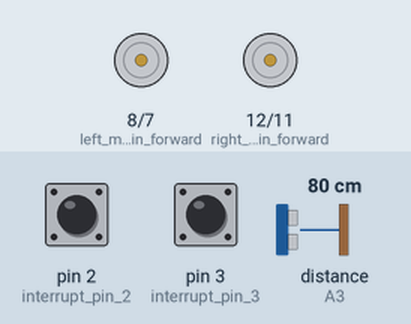
This sketch was run on a simulated Teensy 3. On the bench: motor-driver pin pairs drawn as motors (green arrow = first pin HIGH = forward, orange = second pin HIGH = backward, longer = more drive, scaled by the enable pin). Inputs (shaded band) come from the test bench; at power-on: pin 2 (interrupt_pin_2) HIGH, pin 3 (interrupt_pin_3) HIGH, distance to the obstacle (sensor on A3) 80 cm. The echo pulse lasts 58.3 µs per cm; what the sketch prints to the serial monitor is not drawn.

Above: at 0.15 s.
At 4.4 s:
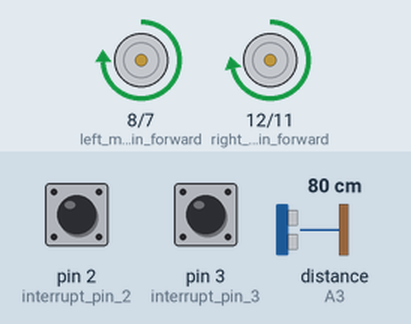
At 11.4 s:
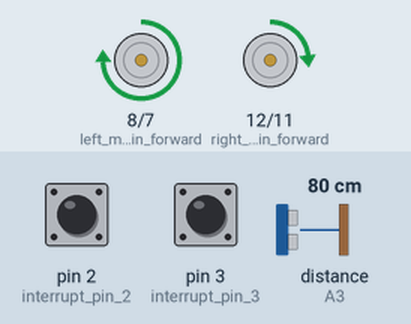
At 23.9 s:
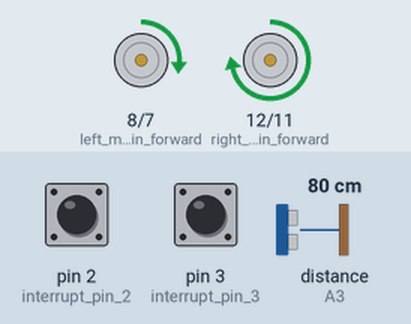
Timing chart, 0 to 25.4 s (numbered marks = the images above):
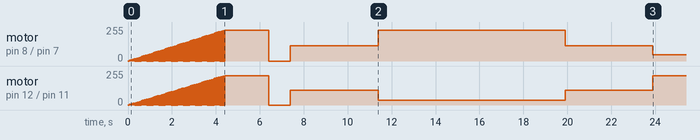

The sketch:

main.ino
```cpp
#include "Arduino.h"
#include "Motor.h"
#include "Sensor.h"

namespace
{
  const byte interrupt_pin_2 = 2;
  const byte interrupt_pin_3 = 3;

  const auto speed = 220;

  // Instantiate the two motor objects, passing in the side of the robot the motor is on
  Motor left_motor{"left"};
  Motor right_motor{"right"};

  // Instantiate a sensor object
  Sensor sensor{};

   float speedMultiplier = 0; //Used in accelerating the rover


}

void setup()
{
  Serial.begin(115200);
  pinMode(interrupt_pin_2, INPUT_PULLUP);
  pinMode(interrupt_pin_3, INPUT_PULLUP);
  attachInterrupt(digitalPinToInterrupt(interrupt_pin_2), left_motor_pulse_interrupt, RISING);
  attachInterrupt(digitalPinToInterrupt(interrupt_pin_3), right_motor_pulse_interrupt, RISING);

}

void loop()
{
    Serial.println(sensor.distance_down());
    if(speedMultiplier < 1){
      speedMultiplier += 0.005;
      left_motor.forward(speed * 1.05 * speedMultiplier);
      right_motor.forward(speed * speedMultiplier);

      delay(10);
      Stop();
      delay(10);
    }else{
      speedMultiplier = 1;
      MoveForward();
      delay(2000);
      Stop();
      delay(1000);
      FigureOfEight();
      delay(20000);
      FigureOfEight();
      delay(5999999);

    }


}


void left_motor_pulse_interrupt()
{
  left_motor.inc_pulse();
}

void right_motor_pulse_interrupt()
{
  right_motor.inc_pulse();
}

//Moves forwards for a time based on the argument provided
void MoveForward(float moveTime){

    left_motor.forward(speed * speedMultiplier);

    right_motor.forward(speed * speedMultiplier);
    delay(moveTime);
    Stop();
    delay(800);
}

//Moves forwards until instructed otherwise
void MoveForward(){

    left_motor.forward(speed * 1.05);
    right_motor.forward(speed);
}

//Moves backwards for time based on the argument provided
void MoveBackward(float moveTime){

    left_motor.reverse(speed * 1.05);
    right_motor.reverse(speed);
    delay(moveTime);
    Stop();
    delay(800);
}

//moves backwards until instructed otherwise
void MoveBackward(){

    left_motor.reverse(speed * 1.05);
    right_motor.reverse(speed);
}

//turns left based on the turn argument provided
void TurnLeft(float turn){

    left_motor.reverse(speed  * 0.75);
    right_motor.forward(speed * 0.75);
    delay((turn * 3000) / 0.75);
    Stop();
    delay(800);

}

//turns right based on the turn argument provided
void TurnRight(float turn){

    left_motor.forward(speed * 0.75);
    right_motor.reverse(speed * 0.75);
    delay((turn * 2900) / 0.7);
    Stop();
    delay(800);
}

//turns right until told otherwise
void TurnRight(){

    left_motor.forward(speed * 0.75);
    right_motor.reverse(speed * 0.75);
}

//Stops both motors
void Stop(){
  left_motor.stop();
  right_motor.stop();
}


//Move forwards until detects obstacle then does a 360, moves backwards, then does a 180 turn
void DemoMoonWalk(){
  if(sensor.distance_forwards() < 10){

      MoveBackward(500);
      TurnRight(1.57);

      MoveBackward(1500);
      TurnRight(0.86);

      MoveForward(1500);

      delay(1000000);
    }else{
      MoveForward();
    }
    delay(50);
}

void FigureOfEight(){
  left_motor.forward((speed * 1.05)/2);
  right_motor.forward(speed/2);
  delay(4000);
  left_motor.forward((speed * 1.05));
  right_motor.forward(speed/6);
  delay(8500);

  left_motor.forward((speed * 1.05)/2);
  right_motor.forward(speed/2);
  delay(4000);
  left_motor.forward((speed * 1.05)/5);
  right_motor.forward(speed);
  delay(8500);
}


/*


  (left_motor.get_pulse_count() = count {
  if(left_motor.get_pulse_count() < count + 502)
   left_motor.forward(movementSpeed - 4);

(right_motor.get_pulse_count() = count1 {
if(right_motor.get_pulse_count() < count1 + 502)
  right_motor.forward(movementSpeed);

*/
```

Motor.cpp
```cpp
#include "Arduino.h"
#include "Motor.h"

namespace {
  static const byte max_speed_value = 255;
}

Motor::Motor(String side)
{
  // Setup the pins dependent upon which motor is instantiated
  if (side == "left") {
    pinMode(left_motor_pin_enable, OUTPUT);
    pinMode(left_motor_pin_forward, OUTPUT);
    pinMode(left_motor_pin_reverse, OUTPUT);

    enable_pin = left_motor_pin_enable;
    forward_pin = left_motor_pin_forward;
    reverse_pin = left_motor_pin_reverse;
  } else if (side == "right"){
    pinMode(right_motor_pin_enable, OUTPUT);
    pinMode(right_motor_pin_forward, OUTPUT);
    pinMode(right_motor_pin_reverse, OUTPUT);

    enable_pin = right_motor_pin_enable;
    forward_pin = right_motor_pin_forward;
    reverse_pin = right_motor_pin_reverse;
  }
  disable();
}

void Motor::set_speed(int _speed)
{
  speed = _speed;
  analogWrite(enable_pin, speed);
}

void Motor::forward(int speed)
{
  set_speed(speed);
  digitalWrite(forward_pin, HIGH);
  digitalWrite(reverse_pin, LOW);
}

void Motor::reverse(int speed)
{
  set_speed(speed);
  digitalWrite(forward_pin, LOW);
  digitalWrite(reverse_pin, HIGH);
}

void Motor::stop(int speed)
{
  set_speed(speed);
  digitalWrite(forward_pin, HIGH);
  digitalWrite(reverse_pin, HIGH);
}

void Motor::disable()
{
  set_speed(0);
  digitalWrite(forward_pin, LOW);
  digitalWrite(reverse_pin, LOW);
}
```

Motor.h
```cpp
#ifndef MOTOR_H
#define MOTOR_H

#include "Arduino.h"

class Motor
{
  private:
    int speed = 0;
    int enable_pin = 0;
    int forward_pin = 0;
    int reverse_pin = 0;
    volatile unsigned long pulse_count = 0;

    const byte interrupt_pin_2 = 2;
    const byte interrupt_pin_3 = 3;

    const byte left_motor_pin_enable = 9;
    const byte left_motor_pin_forward = 8;
    const byte left_motor_pin_reverse = 7;
    const byte right_motor_pin_enable = 10;
    const byte right_motor_pin_forward = 12;
    const byte right_motor_pin_reverse = 11;

  public:
    static const int default_speed = 100;
    Motor(String side);

    void set_speed(int speed = default_speed);
    int get_speed() const { return speed; }
    void forward(int speed = default_speed);
    void reverse(int speed = default_speed);
    void stop(int speed = default_speed);
    void disable();

    void inc_pulse() { pulse_count++; }
    unsigned long get_pulse_count() const { return pulse_count; }
};

#endif
```

Sensor.cpp
```cpp
#include "NewPing.h"
#include "Arduino.h"
#include "Sensor.h"

namespace {

}

Sensor::Sensor(){

}

float Sensor::distance_forwards()
{
  NewPing forward_sensor(forward_trigger, forward_echo, max_distance);
  return forward_sensor.ping() / US_ROUNDTRIP_CM;
}

float Sensor::distance_down()
{
  NewPing down_sensor(down_trigger, down_echo, max_drop);
  return down_sensor.ping() / US_ROUNDTRIP_CM;
}

float Sensor::left_light_sensor()
{
  const int left_light_sensor = 7;
  return analogRead(left_light_sensor);
}

float Sensor::center_light_sensor()
{
  const int center_light_sensor = 6;
  return analogRead(center_light_sensor);
}

float Sensor::right_light_sensor()
{
  const int right_light_sensor = 2;
  return analogRead(right_light_sensor);
}
```

Sensor.h
```cpp
#ifndef SENSOR_H
#define SENSOR_H

#include "Arduino.h"

namespace {

}

class Sensor
{
  private:
    const int forward_trigger= 4;
    const int forward_echo = 5;

    const int down_trigger = 13;
    const int down_echo = 17;

    const int max_distance = 200;
    const int max_drop = 20;

  public:
    Sensor();

    float distance_forwards();
    float distance_down();
    float left_light_sensor();
    float center_light_sensor();
    float right_light_sensor();
};

#endif
```
